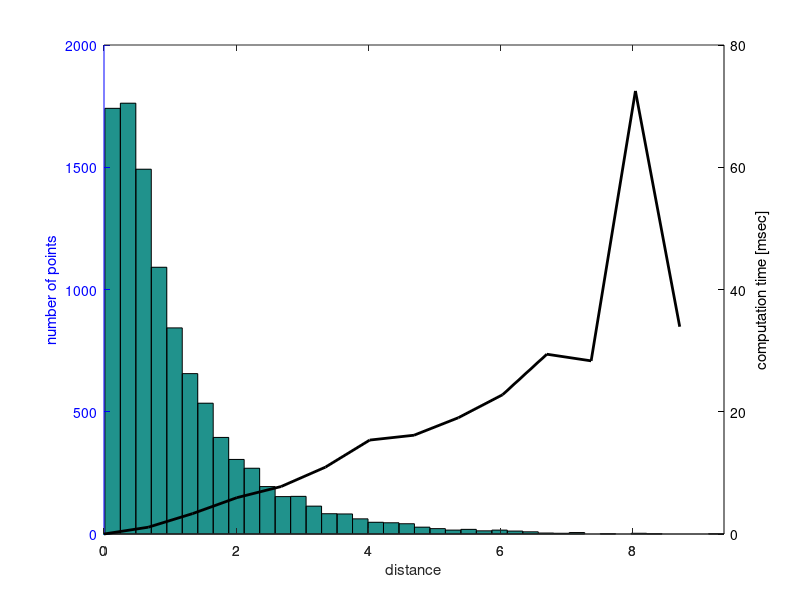
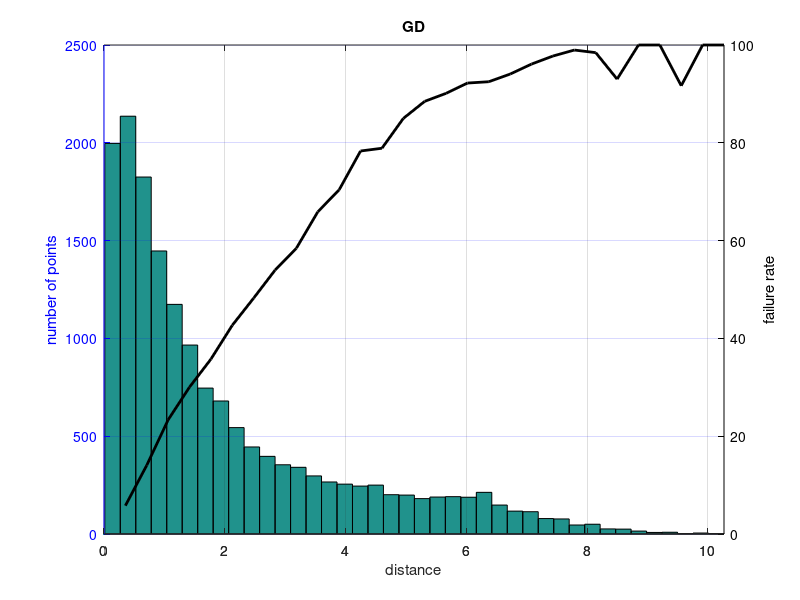

Write the MATLAB code that produced these figures, in order.
% In this test, I test failure rate of local connections while considering
% the ABB joint limits and obstacles. This should give an idea about the
% performance of the Lazy strategy
% The success rate is also tracked to calculate visibility.
% last updated: 08/29/17

% gd_rbs_verification.txt - seed: 1504025383
% Results in the above files in this form:
% f << {success} << " " << {path verified} << " " << {distance between confs.} << " " << rbs_time << endl;

clear all
clc

D = load('gd_rbs_verification_withObs.txt');

%% Verification

suc = D(:,1)==1;
verf = D(:,2)==1;

disp(['Results of ' num2str(size(D,1)) ' local-connection queries.']);

disp(['Percent of successful local-connections that were verified: ' num2str(sum(verf & suc)/sum(suc)*100) '%']);

%%

disp(['Avg. runtime for successful local-connection: ' num2str(mean(D(suc,4))*1e3)  ' +/- ' num2str(std(D(suc,4))/sqrt(size(D(suc,4),1))*1e3) ' msec ']);
disp(['Avg. runtime for failed local-connection: ' num2str(mean(D(~suc,4))*1e3)  ' +/- ' num2str(std(D(suc,4))/sqrt(size(D(~suc,4),1))*1e3) ' msec ']);

disp(['Success rate/visibility for the RBS: ' num2str(sum(suc)/size(D,1)*100) '%']);

%% Runtime

clear td d
Dd = D(suc,3);
Td = D(suc,4);
max_d = max(Dd);
d = linspace(0, max_d, 15);
for i = 2:length(d)
    M = Td(Dd>=d(i-1) & Dd<d(i));
    td(i) = mean(M);
end
td(1) = 0;

figure(1)
clf
hist(Dd, 40);
hold on
[hAx,hLine1,hLine2] = plotyy(0,0,d, td*1000);
hold off
set(hLine2,'color','k','linewidth',2)
set(hAx,{'ycolor'},{'b';'k'})
xlabel('distance');
ylabel(hAx(1),'number of points');
ylabel(hAx(2),'computation time [msec]');
% ylim(hAx(1),[0 8500]);
% ylim(hAx(2),[0 0.12]);

%% Visibility

clear V d
Dd = D(:,3);
max_d = max(Dd);
d = linspace(0, max_d, 30);
for i = 2:length(d)
    S = D(D(:,3)>=d(i-1) & D(:,3)<d(i), 1);
    V(i-1) = (1-sum(S)/length(S)) * 100;
end
% V(1) = 100;

figure(2)
hist(Dd, 40);
hold on
[hAx,hLine1,hLine2] = plotyy(0,0, d(2:end), V);
hold off
set(hLine2,'color','k','linewidth',2)
set(hAx,{'ycolor'},{'b';'k'})
xlabel('distance');
ylabel(hAx(2),'failure rate');
ylabel(hAx(1),'number of points');
title('GD');
grid on
